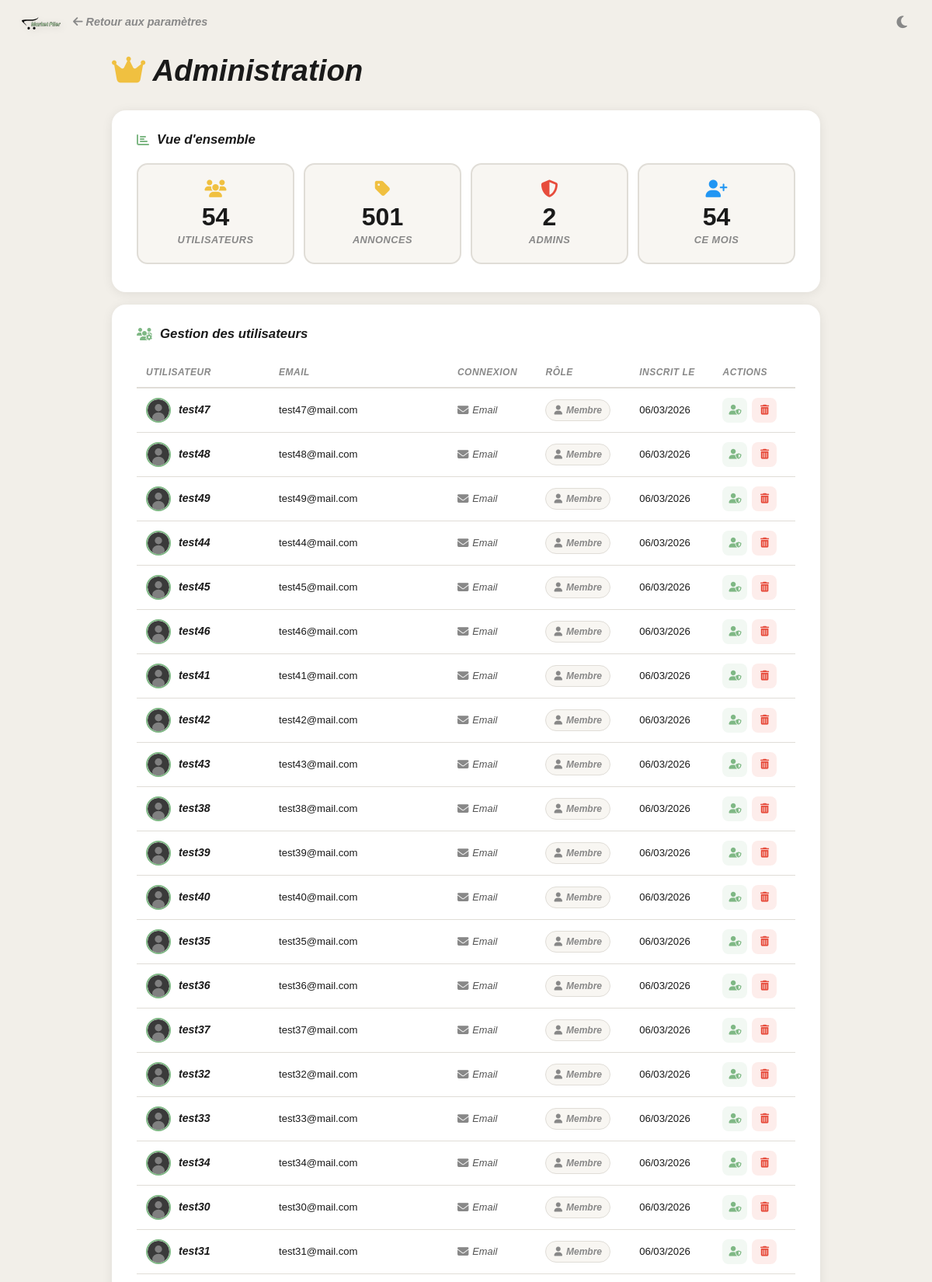
The app's page /settings/admin.php (signed in, upper part) with its own data.
### tables this page shows
CREATE TABLE `users` (
  `username` varchar(30) NOT NULL,
  `email` varchar(255) NOT NULL,
  `google_id` varchar(255) DEFAULT NULL,
  `auth_provider` enum('local','google','both') NOT NULL DEFAULT 'local',
  `password_hash` varchar(255) DEFAULT NULL,
  `profile_photo` varchar(255) DEFAULT NULL,
  `is_admin` tinyint(1) NOT NULL DEFAULT '0',
  `created_at` timestamp NULL DEFAULT CURRENT_TIMESTAMP,
  `auth_token` varchar(64) NOT NULL,
  `remember_token` varchar(255) DEFAULT NULL
);

### settings/admin.php (the view, shortened to what this page needs)
<?php
function initAdminPage($pdo)
{
  $currentToken = $_SESSION['auth_token'];
  return $currentToken;
}
function fetchAdminData($pdo)
{
  $data = ['users' => [], 'listings' => [], 'stats' => ['users' => 0, 'listings' => 0, 'admins' => 0, 'new_month' => 0]];
  try {
    $data['stats']['users'] = $pdo->query("SELECT COUNT(*) FROM users")->fetchColumn();
    $data['stats']['listings'] = $pdo->query("SELECT COUNT(*) FROM listings")->fetchColumn();
    $data['stats']['admins'] = $pdo->query("SELECT COUNT(*) FROM users WHERE is_admin = 1")->fetchColumn();
    $data['stats']['new_month'] = $pdo->query("SELECT COUNT(*) FROM users WHERE created_at >= DATE_SUB(NOW(), INTERVAL 30 DAY)")->fetchColumn();
    $data['users'] = $pdo->query("SELECT username, email, auth_provider, is_admin, created_at, auth_token, profile_photo FROM users ORDER BY created_at DESC")->fetchAll();
    $data['listings'] = $pdo->query("SELECT l.id, l.title, l.price, l.category, l.created_at, u.username FROM listings l JOIN users u ON l.auth_token = u.auth_token ORDER BY l.created_at DESC LIMIT 20")->fetchAll();
  } catch (PDOException $ex) {
    error_log("Error fetching admin data: " . $ex->getMessage());
  }
  return $data;
}
function handleToggleAdmin($pdo, $currentToken, &$successMessage, &$errorMessage)
{
  if ($_SERVER['REQUEST_METHOD'] !== 'POST' || !isset($_POST['toggle_admin'])) {
    return;
  }
}
function handleDeleteUser($pdo, $currentToken, &$successMessage, &$errorMessage)
{
  if ($_SERVER['REQUEST_METHOD'] !== 'POST' || !isset($_POST['delete_user'])) {
    return;
  }
}
function handleDeleteListing($pdo, &$successMessage, &$errorMessage)
{
  if ($_SERVER['REQUEST_METHOD'] !== 'POST' || !isset($_POST['delete_listing'])) {
    return;
  }
}
$currentToken = initAdminPage($pdo);
$successMessage = '';
$errorMessage = '';
handleToggleAdmin($pdo, $currentToken, $successMessage, $errorMessage);
handleDeleteUser($pdo, $currentToken, $successMessage, $errorMessage);
handleDeleteListing($pdo, $successMessage, $errorMessage);
$adminData = fetchAdminData($pdo);
$users = $adminData['users'];
$stats = $adminData['stats'];
?>
<!DOCTYPE html>
<html lang="fr">
<head>
  <link rel="stylesheet" href="../node_modules/bootstrap/dist/css/bootstrap.min.css">
  <link rel="stylesheet" href="../node_modules/@fortawesome/fontawesome-free/css/all.min.css">
  <link rel="stylesheet" href="../styles/settings.css">
  <link rel="stylesheet" href="../styles/admin.css">
  <link rel="stylesheet" href="../styles/theme.css">
</head>
<body>
  <div class="settings-top-bar">
    <a href="../index.php" class="settings-logo">
      <img src="../assets/images/logo.svg" alt="Market Plier">
    </a>
    <a href="settings.php" class="settings-back-link">
      <i class="fas fa-arrow-left"></i> Retour aux paramètres
    </a>
    <button class="theme-toggle" data-theme-toggle title="Changer le thème">
      <i class="fa-solid fa-moon"></i>
    </button>
  </div>
  <main class="admin-container">
    <h1 class="settings-title"><i class="fas fa-crown" style="color: #f0c040;"></i> Administration</h1>
    <?php
    include '../includes/toast.php';
    ?>
    <section class="settings-section">
      <h2 class="settings-section-title"><i class="fas fa-chart-bar"></i> Vue d'ensemble</h2>
      <div class="admin-stats-grid-4">
        <div class="admin-stat-card">
          <i class="fas fa-users admin-stat-icon"></i>
          <div class="admin-stat-number"><?= $stats['users'] ?></div>
          <div class="admin-stat-label">Utilisateurs</div>
        </div>
        <div class="admin-stat-card">
          <i class="fas fa-tag admin-stat-icon"></i>
          <div class="admin-stat-number"><?= $stats['listings'] ?></div>
          <div class="admin-stat-label">Annonces</div>
        </div>
        <div class="admin-stat-card">
          <i class="fas fa-shield-alt admin-stat-icon" style="color: #e74c3c;"></i>
          <div class="admin-stat-number"><?= $stats['admins'] ?></div>
          <div class="admin-stat-label">Admins</div>
        </div>
        <div class="admin-stat-card">
          <i class="fas fa-user-plus admin-stat-icon" style="color: #2196f3;"></i>
          <div class="admin-stat-number"><?= $stats['new_month'] ?></div>
          <div class="admin-stat-label">Ce mois</div>
        </div>
      </div>
    </section>
    <section class="settings-section">
      <h2 class="settings-section-title"><i class="fas fa-users-cog"></i> Gestion des utilisateurs</h2>
      <div class="admin-table-wrapper">
        <table class="admin-table">
          <thead>
            <tr>
              <th>Utilisateur</th>
              <th>Email</th>
              <th>Connexion</th>
              <th>Rôle</th>
              <th>Inscrit le</th>
              <th>Actions</th>
            </tr>
          </thead>
          <tbody>
            <?php foreach ($users as $u): ?>
              <tr>
                <td>
                  <div class="admin-user-cell">
                    <img src="<?= ($u['profile_photo'] && file_exists('../uploads/profiles/' . $u['profile_photo'])) ? '../uploads/profiles/' . htmlspecialchars($u['profile_photo'], ENT_QUOTES, 'UTF-8') : '../assets/images/default-avatar.svg' ?>"
                      class="admin-mini-avatar" alt="">
                    <span class="admin-username"><?= htmlspecialchars($u['username'], ENT_QUOTES, 'UTF-8') ?></span>
                  </div>
                </td>
                <td class="admin-email"><?= htmlspecialchars($u['email'], ENT_QUOTES, 'UTF-8') ?></td>
                <td>
                  <?php
                  $providerIcons = ['local' => 'fas fa-envelope', 'google' => 'fab fa-google', 'both' => 'fas fa-link'];
                  $providerLabels = ['local' => 'Email', 'google' => 'Google', 'both' => 'Les deux'];
                  $prov = $u['auth_provider'] ?? 'local';
                  ?>
                  <span class="admin-provider">
                    <i class="<?= $providerIcons[$prov] ?? 'fas fa-question' ?>"></i>
                    <?= $providerLabels[$prov] ?? $prov ?>
                  </span>
                </td>
                <td>
                  <?php if ($u['is_admin']): ?>
                    <span class="admin-role-badge admin-role-admin"><i class="fas fa-crown"></i> Admin</span>
                  <?php else: ?>
                    <span class="admin-role-badge admin-role-user"><i class="fas fa-user"></i> Membre</span>
                  <?php endif; ?>
                </td>
                <td class="admin-date"><?= date('d/m/Y', strtotime($u['created_at'])) ?></td>
                <td>
                  <?php if ($u['auth_token'] !== $currentToken): ?>
                    <div class="admin-actions-cell">
                      <form method="POST" style="display:inline;">
                        <button type="submit" name="toggle_admin" class="admin-action-btn admin-action-toggle"
                          title="<?= $u['is_admin'] ? 'Retirer admin' : 'Promouvoir admin' ?>">
                          <i class="fas <?= $u['is_admin'] ? 'fa-user-minus' : 'fa-user-shield' ?>"></i>
                        </button>
                      </form>
                      <button type="button" class="admin-action-btn admin-action-delete"
                        title="Supprimer l'utilisateur"
                        data-open-delete
                        data-username="<?= htmlspecialchars($u['username'], ENT_QUOTES, 'UTF-8') ?>"
                        data-token="<?= htmlspecialchars($u['auth_token'], ENT_QUOTES, 'UTF-8') ?>">
                        <i class="fas fa-trash-alt"></i>
                      </button>
                    </div>
                  <?php else: ?>
                    <span class="admin-no-action">—</span>
                  <?php endif; ?>
                </td>
              </tr>
            <?php endforeach; ?>
          </tbody>
        </table>
      </div>
    </section>
  </main>
</body>
</html>

### styles/settings.css (style rules this page uses)
* { margin: 0; padding: 0; box-sizing: border-box; }
body { font-family: "Archivo", Arial, sans-serif; background: var(--mp-bg, #f2efe9); color: var(--mp-text, #1a1a1a); min-height: 100vh; }
.settings-top-bar { display: flex; align-items: center; gap: 16px; padding: 16px 28px; position: sticky; top: 0; z-index: 100; background: var(--mp-bg, #f2efe9); }
.settings-logo img { width: 50px; height: auto; filter: drop-shadow(2px 2px 4px rgba(0, 0, 0, 0.1)); }
.settings-back-link { font-family: "Archivo", sans-serif; font-style: italic; font-weight: 600; font-size: 0.9rem; color: var(--mp-text-muted, #888); text-decoration: none; transition: color 0.2s ease; }
.settings-top-bar .theme-toggle { margin-left: auto; color: var(--mp-text-muted, #888); font-size: 18px; }
.settings-title { font-size: 2.4rem; font-style: italic; font-weight: 700; color: var(--mp-text, #111); margin-bottom: 28px; }
.settings-section { background: var(--mp-card-bg, #fff); border-radius: 18px; padding: 28px 32px; margin-bottom: 16px; box-shadow: 0 2px 14px var(--mp-card-shadow, rgba(0, 0, 0, 0.05)); }
.settings-section-title { font-size: 1.05rem; font-weight: 700; font-style: italic; color: var(--mp-text, #222); margin-bottom: 20px; display: flex; align-items: center; gap: 10px; }
.settings-section-title i { color: #7fb885; font-size: 1rem; }
.admin-stat-card { background: var(--mp-input-bg, #f8f6f2); border: 2px solid var(--mp-border-light, #e8e5df); border-radius: 14px; padding: 20px; text-align: center; }
.admin-stat-icon { font-size: 1.4rem; color: #f0c040; margin-bottom: 8px; }
.admin-stat-number { font-size: 2rem; font-weight: 800; color: var(--mp-text, #222); line-height: 1; margin-bottom: 4px; }
.admin-stat-label { font-size: 0.8rem; font-style: italic; font-weight: 600; color: var(--mp-text-muted, #888); text-transform: uppercase; letter-spacing: 0.5px; }

### styles/admin.css (style rules this page uses)
.admin-container { max-width: 960px; margin: 0 auto; padding: 10px 24px 80px; }
.admin-stats-grid-4 { display: grid; grid-template-columns: repeat(4, 1fr); gap: 12px; margin-bottom: 8px; }
.admin-table-wrapper { overflow-x: auto; margin: 0 -8px; padding: 0 8px; }
.admin-table { width: 100%; border-collapse: collapse; font-size: 0.88rem; font-family: "Archivo", Arial, sans-serif; }
.admin-table thead th { font-size: 0.75rem; font-weight: 700; font-style: italic; text-transform: uppercase; letter-spacing: 0.5px; color: var(--mp-text-muted, #999); padding: 10px 12px; border-bottom: 2px solid var(--mp-border-light, #e8e5df); text-align: left; white-space: nowrap; }
.admin-table tbody tr { border-bottom: 1px solid var(--mp-border-light, #e8e5df); transition: background 0.15s ease; }
.admin-table td { padding: 12px; color: var(--mp-text, #333); vertical-align: middle; }
.admin-user-cell { display: flex; align-items: center; gap: 10px; }
.admin-mini-avatar { width: 32px; height: 32px; border-radius: 50%; object-fit: cover; border: 2px solid #7fb885; flex-shrink: 0; }
.admin-username { font-weight: 600; font-style: italic; color: var(--mp-text, #333); white-space: nowrap; }
.admin-email { color: var(--mp-text-muted, #888); font-size: 0.82rem; }
.admin-date { color: var(--mp-text-muted, #999); font-size: 0.82rem; white-space: nowrap; }
.admin-provider { font-size: 0.8rem; font-style: italic; color: var(--mp-text-secondary, #666); display: flex; align-items: center; gap: 5px; white-space: nowrap; }
.admin-provider i { font-size: 0.9rem; color: var(--mp-text-muted, #999); }
.admin-role-badge { font-size: 0.75rem; font-weight: 700; font-style: italic; padding: 4px 10px; border-radius: 20px; display: inline-flex; align-items: center; gap: 5px; white-space: nowrap; }
.admin-role-user { background: var(--mp-input-bg, #f8f6f2); color: var(--mp-text-muted, #999); border: 1.5px solid var(--mp-border-light, #e8e5df); }
.admin-actions-cell { display: flex; gap: 6px; }
.admin-action-btn { width: 32px; height: 32px; border: none; border-radius: 8px; cursor: pointer; display: flex; align-items: center; justify-content: center; font-size: 0.8rem; transition: all 0.2s ease; }
.admin-action-toggle { background: rgba(127, 184, 133, 0.1); color: #7fb885; }
.admin-action-delete { background: rgba(231, 76, 60, 0.1); color: #e74c3c; }

### records on screen
users: username "test47", email "test47@mail.com", auth_provider "Email", is_admin 0 (drawn), created_at "06/03/2026"
users: username "test48", email "test48@mail.com", auth_provider "Email", is_admin 0 (drawn), created_at "06/03/2026"
users: username "test49", email "test49@mail.com", auth_provider "Email", is_admin 0 (drawn), created_at "06/03/2026"
users: username "test44", email "test44@mail.com", auth_provider "Email", is_admin 0 (drawn), created_at "06/03/2026"
users: username "test45", email "test45@mail.com", auth_provider "Email", is_admin 0 (drawn), created_at "06/03/2026"
users: username "test46", email "test46@mail.com", auth_provider "Email", is_admin 0 (drawn), created_at "06/03/2026"
users: username "test41", email "test41@mail.com", auth_provider "Email", is_admin 0 (drawn), created_at "06/03/2026"
users: username "test42", email "test42@mail.com", auth_provider "Email", is_admin 0 (drawn), created_at "06/03/2026"
users: username "test43", email "test43@mail.com", auth_provider "Email", is_admin 0 (drawn), created_at "06/03/2026"
users: username "test38", email "test38@mail.com", auth_provider "Email", is_admin 0 (drawn), created_at "06/03/2026"
users: username "test39", email "test39@mail.com", auth_provider "Email", is_admin 0 (drawn), created_at "06/03/2026"
users: username "test40", email "test40@mail.com", auth_provider "Email", is_admin 0 (drawn), created_at "06/03/2026"
users: username "test35", email "test35@mail.com", auth_provider "Email", is_admin 0 (drawn), created_at "06/03/2026"
users: username "test36", email "test36@mail.com", auth_provider "Email", is_admin 0 (drawn), created_at "06/03/2026"
users: username "test37", email "test37@mail.com", auth_provider "Email", is_admin 0 (drawn), created_at "06/03/2026"
users: username "test32", email "test32@mail.com", auth_provider "Email", is_admin 0 (drawn), created_at "06/03/2026"
users: username "test33", email "test33@mail.com", auth_provider "Email", is_admin 0 (drawn), created_at "06/03/2026"
users: username "test34", email "test34@mail.com", auth_provider "Email", is_admin 0 (drawn), created_at "06/03/2026"
users: username "test30", email "test30@mail.com", auth_provider "Email", is_admin 0 (drawn), created_at "06/03/2026"
users: username "test31", email "test31@mail.com", auth_provider "Email", is_admin 0 (drawn), created_at "06/03/2026"

### other values on screen
$stats['users'] "54"
$stats['listings'] "501"
$stats['admins'] "2"
$stats['new_month'] "54"
